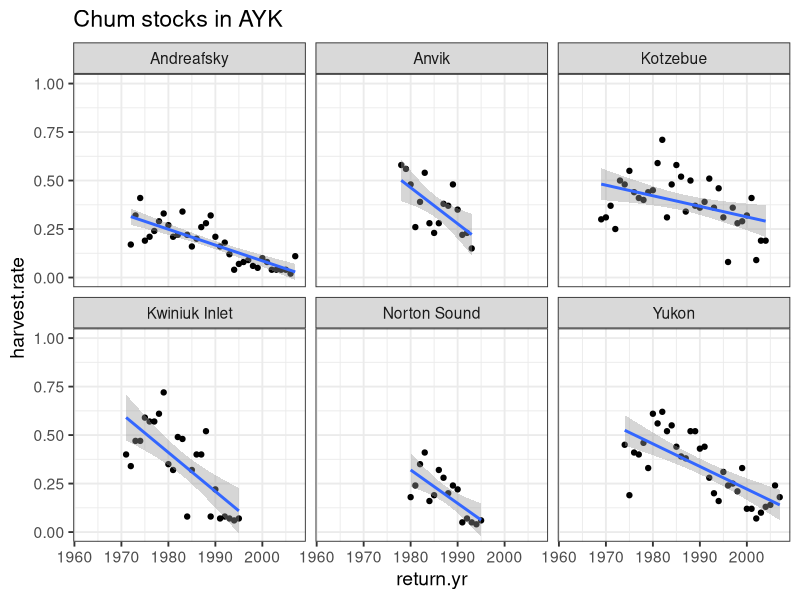

Source code (R): (Note: this script raises an error after producing the figure.)
#=============================================================
#Visual inspection of Empirical exploitation rates to inform simulation scenarios
#
#Catarina Wor
# April 2022 
#=============================================================

library(here)
library(ggplot2)
#read in data

# chum and Pink datasets from Mike Malik
chum <- read.csv(here("data","HRchumpink","chum_catch_v1.1.csv"))
pink <- read.csv(here("data","HRchumpink","pink_catch_v1.1.csv"))


cphr<-list()

for(i in seq_along(unique(chum$region))){
  ch1 <- chum[chum$region==unique(chum$region)[i],]

  pc <- ggplot(ch1)+
    geom_point(aes(x=return.yr,y=harvest.rate ))+
    geom_smooth(aes(x=return.yr,y=harvest.rate), method="lm")+
    facet_wrap(~stock)+
    coord_cartesian(ylim=c(0,1)) +ggtitle(paste("Chum stocks in",unique(chum$region)[i]))+
    theme_bw(14)
 
 cphr[[i]]<-pc
}


ggsave(
   filename = "../plots/hr_explore/plot_chumhr.pdf", 
   plot = marrangeGrob(cphr, nrow=1, ncol=1), 
   width = 15, height = 9
)


head(pink)


pphr<-list()

for(i in seq_along(unique(pink$region))){
  ph1 <- pink[pink$region==unique(pink$region)[i],]

  pc <- ggplot(ph1)+
    geom_point(aes(x=return.yr,y=harvest.rate ))+
    geom_smooth(aes(x=return.yr,y=harvest.rate), method="lm")+
    facet_wrap(~stock)+
    coord_cartesian(ylim=c(0,1)) +ggtitle(paste("Pink stocks in",unique(pink$region)[i]))+
    theme_bw(14)
 
 pphr[[i]]<-pc
}


ggsave(
   filename = "../plots/hr_explore/plot_pinkhr.pdf", 
   plot = marrangeGrob(pphr, nrow=1, ncol=1), 
   width = 15, height = 9
)